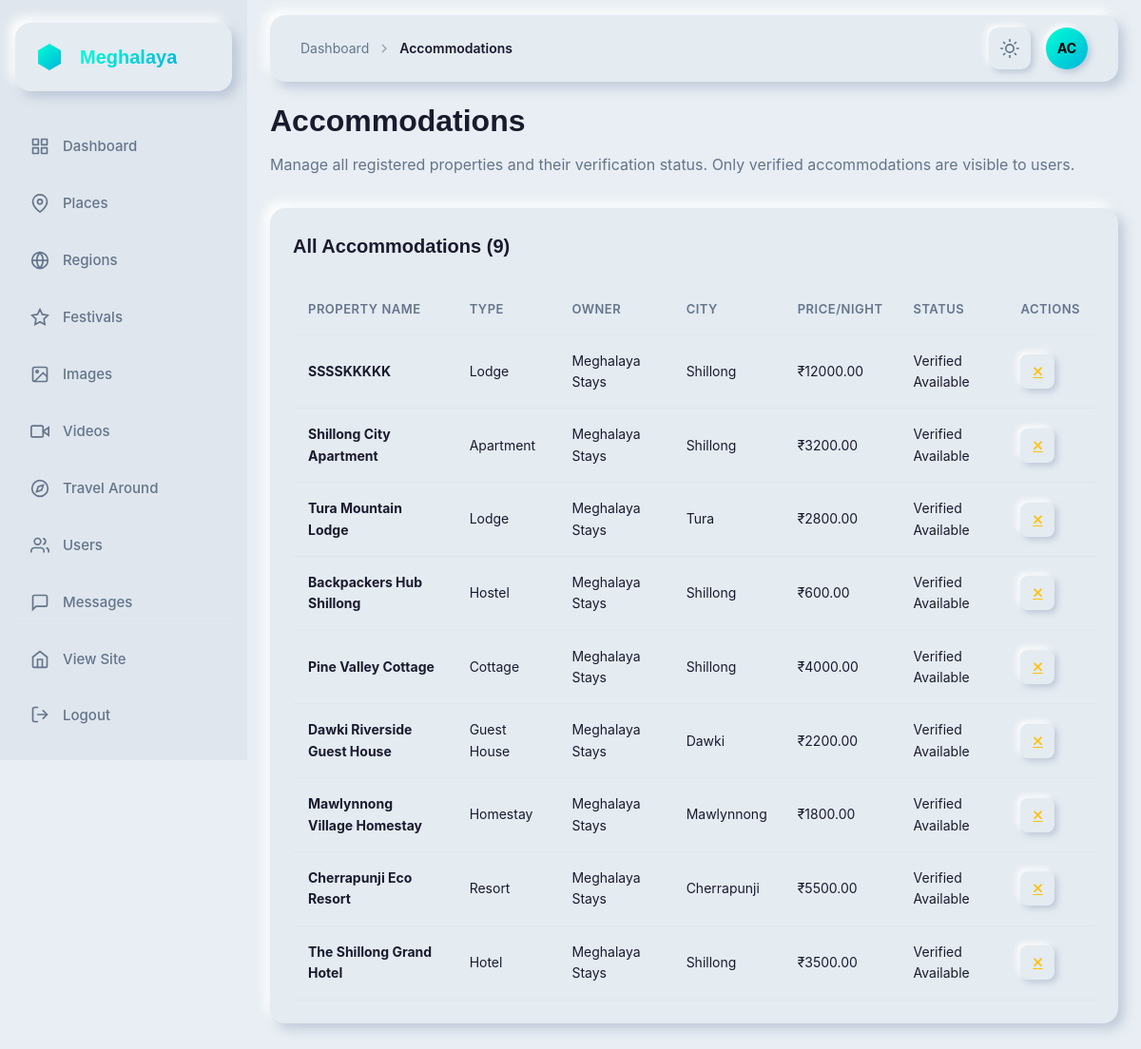
Screenshot of /dashboard/accommodations/ (signed in) with the database file from the repository.
### app/models.py (models this page shows, shortened)
class Accommodation(models.Model):
    ACCOMMODATION_TYPES = [
        ('hotel', 'Hotel'),
        ('hostel', 'Hostel'),
        ('guest_house', 'Guest House'),
        ('homestay', 'Homestay'),
        ('resort', 'Resort'),
        ('lodge', 'Lodge'),
        ('cottage', 'Cottage'),
        ('apartment', 'Apartment'),
    ]
    ROOM_TYPES = [
        ('single', 'Single Room'),
        ('double', 'Double Room'),
        ('twin', 'Twin Room'),
        ('triple', 'Triple Room'),
        ('quad', 'Quad Room'),
        ('dormitory', 'Dormitory'),
        ('suite', 'Suite'),
        ('deluxe', 'Deluxe Room'),
        ('family', 'Family Room'),
    ]
    owner = models.ForeignKey(AccommodationOwner, on_delete=models.CASCADE, related_name='accommodations')
    accommodation_type = models.CharField(max_length=20, choices=ACCOMMODATION_TYPES)
    name = models.CharField(max_length=200, help_text='Name of the property')
    room_type = models.CharField(max_length=20, choices=ROOM_TYPES, default='double')
    address = models.TextField()
    city = models.CharField(max_length=100, default='Shillong')
    landmark = models.CharField(max_length=200, blank=True, null=True)
    google_maps_link = models.URLField(blank=True, null=True)
    total_rooms = models.PositiveIntegerField(default=1)
    available_rooms = models.PositiveIntegerField(default=1)
    max_guests_per_room = models.PositiveIntegerField(default=2)
    bed_count = models.PositiveIntegerField(default=1)
    bathroom_attached = models.BooleanField(default=True)
    wifi_available = models.BooleanField(default=False)
    ac_available = models.BooleanField(default=False)
    tv_available = models.BooleanField(default=False)
    parking_available = models.BooleanField(default=False)
    restaurant_available = models.BooleanField(default=False)
    room_service = models.BooleanField(default=False)
    laundry_service = models.BooleanField(default=False)
    hot_water = models.BooleanField(default=True)
    power_backup = models.BooleanField(default=False)
    cctv = models.BooleanField(default=False)
    price_per_night = models.DecimalField(max_digits=10, decimal_places=2)
    extra_person_charge = models.DecimalField(max_digits=10, decimal_places=2, default=0)
    photo_1 = models.ImageField(upload_to='accommodations/')
    photo_2 = models.ImageField(upload_to='accommodations/', blank=True, null=True)
    photo_3 = models.ImageField(upload_to='accommodations/', blank=True, null=True)
    photo_4 = models.ImageField(upload_to='accommodations/', blank=True, null=True)
    photo_5 = models.ImageField(upload_to='accommodations/', blank=True, null=True)
    description = models.TextField(blank=True, null=True)
    house_rules = models.TextField(blank=True, null=True, help_text='Check-in/out times, pet policy, etc.')
    cancellation_policy = models.TextField(blank=True, null=True)
    is_available = models.BooleanField(default=True)
    is_verified = models.BooleanField(default=False)
    is_featured = models.BooleanField(default=False)
    rating = models.DecimalField(max_digits=3, decimal_places=2, default=0)
    total_reviews = models.PositiveIntegerField(default=0)
    created_at = models.DateTimeField(auto_now_add=True)
    updated_at = models.DateTimeField(auto_now=True)
    class Meta:
        ordering = ['-created_at']

class AccommodationOwner(models.Model):
    user = models.OneToOneField(User, on_delete=models.CASCADE, related_name='accommodation_owner_profile')
    business_name = models.CharField(max_length=200)
    owner_name = models.CharField(max_length=100)
    phone = models.CharField(max_length=15)
    alternate_phone = models.CharField(max_length=15, blank=True, null=True)
    email = models.EmailField()
    address = models.TextField()
    city = models.CharField(max_length=100, default='Shillong')
    profile_photo = models.ImageField(upload_to='accommodation_owners/', blank=True, null=True)
    id_proof = models.ImageField(upload_to='accommodation_owners/id_proofs/', blank=True, null=True)
    is_verified = models.BooleanField(default=False)
    is_active = models.BooleanField(default=True)
    upi_id = models.CharField(max_length=100, blank=True, null=True, help_text='UPI ID for payments')
    qr_code = models.ImageField(upload_to='accommodation_owners/qr_codes/', blank=True, null=True, help_text='Payment QR Code')
    created_at = models.DateTimeField(auto_now_add=True)
    updated_at = models.DateTimeField(auto_now=True)
    class Meta:
        ordering = ['-created_at']

### app/dashboard_views.py (the view)
# urls.py: path('accommodations/', dashboard_views.dashboard_accommodations, name='dashboard_accommodations'),
@login_required
@user_passes_test(is_staff_or_superuser)
def dashboard_accommodations(request):
    accommodations = Accommodation.objects.all().select_related('owner').order_by('-created_at')
    return render(request, 'dashboard/accommodations_list.html', {'accommodations': accommodations})

### templates/dashboard/accommodations_list.html (shortened to what this page needs)
{% extends 'dashboard/base.html' %}
{% block breadcrumb %}
<svg class="breadcrumb-separator" width="16" height="16" viewBox="0 0 24 24" fill="none" stroke="currentColor" stroke-width="2">
    <polyline points="9 18 15 12 9 6"></polyline>
</svg>
<span class="breadcrumb-current">Accommodations</span>
{% endblock %}
{% block content %}
<div class="title-section cascade-in">
    <h1 class="page-title">Accommodations</h1>
    <p class="page-subtitle">Manage all registered properties and their verification status. Only verified accommodations are visible to users.</p>
</div>
<div class="card nm-flat cascade-in">
    <div class="card-header">
        <h2 class="card-title">All Accommodations ({{ accommodations.count }})</h2>
    </div>
    <div class="table-container">
        <table class="data-table">
            <thead>
                <tr>
                    <th>Property Name</th>
                    <th>Type</th>
                    <th>Owner</th>
                    <th>City</th>
                    <th>Price/Night</th>
                    <th>Status</th>
                    <th>Actions</th>
                </tr>
            </thead>
            <tbody>
                {% for acc in accommodations %}
                <tr>
                    <td><strong>{{ acc.name }}</strong></td>
                    <td>{{ acc.get_accommodation_type_display }}</td>
                    <td>{{ acc.owner.business_name }}</td>
                    <td>{{ acc.city }}</td>
                    <td>₹{{ acc.price_per_night }}</td>
                    <td>
                        {% if acc.is_verified %}
                        <span class="status-badge status-success">Verified</span>
                        {% else %}
                        <span class="status-badge status-warning">Pending Verification</span>
                        {% endif %}
                        {% if acc.is_available %}
                        <span class="status-badge status-info">Available</span>
                        {% else %}
                        <span class="status-badge status-danger">Unavailable</span>
                        {% endif %}
                    </td>
                    <td>
                        <div class="table-actions">
                            {% if not acc.is_verified %}
                            <a href="{% url 'dashboard_accommodation_verify' acc.pk %}?action=verify" class="action-btn nm-button" title="Verify - Make visible to users" style="color: #28a745;">
                                <i class="fas fa-check"></i>
                            </a>
                            {% else %}
                            <a href="{% url 'dashboard_accommodation_verify' acc.pk %}?action=unverify" class="action-btn nm-button" title="Unverify - Hide from users" style="color: #ffc107;">
                                <i class="fas fa-times"></i>
                            </a>
                            {% endif %}
                        </div>
                    </td>
                </tr>
                {% empty %}
                <tr>
                    <td colspan="7" style="text-align: center; color: var(--text-muted);">No accommodations registered yet</td>
                </tr>
                {% endfor %}
            </tbody>
        </table>
    </div>
</div>
{% endblock %}

### templates/dashboard/base.html (shortened to what this page needs)
{% load static %}
<!DOCTYPE html>
<html lang="en">
<head>
    <link href="https://api.fontshare.com/v2/css?f[]=general-sans@600,700&f[]=satoshi@400,500&display=swap" rel="stylesheet">
    <link rel="stylesheet" href="{% static 'css/dashboard.css' %}">
    <link rel="stylesheet" href="https://cdnjs.cloudflare.com/ajax/libs/font-awesome/6.4.0/css/all.min.css">
</head>
<body>
    <aside class="sidebar">
        <div class="sidebar-inner">
            <div class="logo-container nm-flat">
                <div class="logo-icon">
                </div>
                <span class="logo-text">Meghalaya</span>
            </div>
            <nav class="sidebar-nav">
                <a href="{% url 'dashboard_home' %}" class="sidebar-link {% if request.resolver_match.url_name == 'dashboard_home' %}active{% endif %}">
                    <div class="sidebar-link-icon">
                    </div>
                    <span>Dashboard</span>
                </a>
                <a href="{% url 'dashboard_places' %}" class="sidebar-link {% if 'places' in request.resolver_match.url_name %}active{% endif %}">
                    <div class="sidebar-link-icon">
                        <svg width="20" height="20" viewBox="0 0 24 24" fill="none" stroke="currentColor" stroke-width="2">
                            <path d="M21 10c0 7-9 13-9 13s-9-6-9-13a9 9 0 0 1 18 0z"></path>
                            <circle cx="12" cy="10" r="3"></circle>
                        </svg>
                    </div>
                    <span>Places</span>
                </a>
                <a href="{% url 'dashboard_regions' %}" class="sidebar-link {% if 'regions' in request.resolver_match.url_name %}active{% endif %}">
                    <div class="sidebar-link-icon">
                        <svg width="20" height="20" viewBox="0 0 24 24" fill="none" stroke="currentColor" stroke-width="2">
                            <circle cx="12" cy="12" r="10"></circle>
                            <line x1="2" y1="12" x2="22" y2="12"></line>
                            <path d="M12 2a15.3 15.3 0 0 1 4 10 15.3 15.3 0 0 1-4 10 15.3 15.3 0 0 1-4-10 15.3 15.3 0 0 1 4-10z"></path>
                        </svg>
                    </div>
                    <span>Regions</span>
                </a>
                <a href="{% url 'dashboard_festivals' %}" class="sidebar-link {% if 'festivals' in request.resolver_match.url_name %}active{% endif %}">
                    <div class="sidebar-link-icon">
                        <svg width="20" height="20" viewBox="0 0 24 24" fill="none" stroke="currentColor" stroke-width="2">
                            <polygon points="12 2 15.09 8.26 22 9.27 17 14.14 18.18 21.02 12 17.77 5.82 21.02 7 14.14 2 9.27 8.91 8.26 12 2"></polygon>
                        </svg>
                    </div>
                    <span>Festivals</span>
                </a>
                <a href="{% url 'dashboard_images' %}" class="sidebar-link {% if 'images' in request.resolver_match.url_name %}active{% endif %}">
                    <div class="sidebar-link-icon">
                        <svg width="20" height="20" viewBox="0 0 24 24" fill="none" stroke="currentColor" stroke-width="2">
                            <rect x="3" y="3" width="18" height="18" rx="2" ry="2"></rect>
                            <circle cx="8.5" cy="8.5" r="1.5"></circle>
                            <polyline points="21 15 16 10 5 21"></polyline>
                        </svg>
                    </div>
                    <span>Images</span>
                </a>
                <a href="{% url 'dashboard_videos' %}" class="sidebar-link {% if 'videos' in request.resolver_match.url_name %}active{% endif %}">
                    <div class="sidebar-link-icon">
                        <svg width="20" height="20" viewBox="0 0 24 24" fill="none" stroke="currentColor" stroke-width="2">
                            <polygon points="23 7 16 12 23 17 23 7"></polygon>
                            <rect x="1" y="5" width="15" height="14" rx="2" ry="2"></rect>
                        </svg>
                    </div>
                    <span>Videos</span>
                </a>
                <a href="{% url 'dashboard_travel' %}" class="sidebar-link {% if 'travel' in request.resolver_match.url_name %}active{% endif %}">
                    <div class="sidebar-link-icon">
                        <svg width="20" height="20" viewBox="0 0 24 24" fill="none" stroke="currentColor" stroke-width="2">
                            <circle cx="12" cy="12" r="10"></circle>
                            <polygon points="16.24 7.76 14.12 14.12 7.76 16.24 9.88 9.88 16.24 7.76"></polygon>
                        </svg>
                    </div>
                    <span>Travel Around</span>
                </a>
                <a href="{% url 'dashboard_users' %}" class="sidebar-link {% if 'users' in request.resolver_match.url_name %}active{% endif %}">
                    <div class="sidebar-link-icon">
                        <svg width="20" height="20" viewBox="0 0 24 24" fill="none" stroke="currentColor" stroke-width="2">
                            <path d="M17 21v-2a4 4 0 0 0-4-4H5a4 4 0 0 0-4 4v2"></path>
                            <circle cx="9" cy="7" r="4"></circle>
                            <path d="M23 21v-2a4 4 0 0 0-3-3.87"></path>
                            <path d="M16 3.13a4 4 0 0 1 0 7.75"></path>
                        </svg>
                    </div>
                    <span>Users</span>
                </a>
                <a href="{% url 'dashboard_messages' %}" class="sidebar-link {% if 'message' in request.resolver_match.url_name %}active{% endif %}">
                    <div class="sidebar-link-icon">
                        <svg width="20" height="20" viewBox="0 0 24 24" fill="none" stroke="currentColor" stroke-width="2">
                            <path d="M21 15a2 2 0 0 1-2 2H7l-4 4V5a2 2 0 0 1 2-2h14a2 2 0 0 1 2 2z"></path>
                        </svg>
                    </div>
                    <span>Messages</span>
                </a>
            </nav>
            <div class="sidebar-footer">
                <a href="{% url 'home' %}" class="sidebar-link">
                    <div class="sidebar-link-icon">
                        <svg width="20" height="20" viewBox="0 0 24 24" fill="none" stroke="currentColor" stroke-width="2">
                            <path d="M3 9l9-7 9 7v11a2 2 0 0 1-2 2H5a2 2 0 0 1-2-2z"></path>
                            <polyline points="9 22 9 12 15 12 15 22"></polyline>
                        </svg>
                    </div>
                    <span>View Site</span>
                </a>
                <form method="post" action="{% url 'logout' %}" class="sidebar-logout-form">
                    <button type="submit" class="sidebar-link logout-btn">
                        <div class="sidebar-link-icon">
                            <svg width="20" height="20" viewBox="0 0 24 24" fill="none" stroke="currentColor" stroke-width="2" stroke-linecap="round" stroke-linejoin="round">
                                <path d="M9 21H5a2 2 0 0 1-2-2V5a2 2 0 0 1 2-2h4"></path>
                                <polyline points="16 17 21 12 16 7"></polyline>
                                <line x1="21" y1="12" x2="9" y2="12"></line>
                            </svg>
                        </div>
                        <span>Logout</span>
                    </button>
                </form>
            </div>
        </div>
    </aside>
    <main class="main-content">
        <header class="header nm-flat">
            <div class="header-left">
                <nav class="breadcrumb">
                    <a href="{% url 'dashboard_home' %}" class="breadcrumb-link">Dashboard</a>
                    {% block breadcrumb %}{% endblock %}
                </nav>
            </div>
            <div class="header-right">
                <button class="header-btn nm-button theme-toggle" aria-label="Toggle theme" id="themeToggle">
                </button>
                <div class="profile-avatar">
                    <span class="avatar-text">{{ user.username|slice:":2"|upper }}</span>
                </div>
            </div>
        </header>
        <div class="content-wrapper">
            {% block content %}{% endblock %}
        </div>
    </main>
</body>
</html>

### rows the page displays
Accommodation: name "SSSSKKKKK", accommodation_type "Lodge", owner.business_name "Meghalaya Stays", city "Shillong", price_per_night "12000.00", is_verified "Verified", is_available "Available"
Accommodation: name "Shillong City Apartment", accommodation_type "Apartment", owner.business_name "Meghalaya Stays", city "Shillong", price_per_night "3200.00", is_verified "Verified", is_available "Available"
Accommodation: name "Tura Mountain Lodge", accommodation_type "Lodge", owner.business_name "Meghalaya Stays", city "Tura", price_per_night "2800.00", is_verified "Verified", is_available "Available"
Accommodation: name "Backpackers Hub Shillong", accommodation_type "Hostel", owner.business_name "Meghalaya Stays", city "Shillong", price_per_night "600.00", is_verified "Verified", is_available "Available"
Accommodation: name "Pine Valley Cottage", accommodation_type "Cottage", owner.business_name "Meghalaya Stays", city "Shillong", price_per_night "4000.00", is_verified "Verified", is_available "Available"
Accommodation: name "Dawki Riverside Guest House", accommodation_type "Guest House", owner.business_name "Meghalaya Stays", city "Dawki", price_per_night "2200.00", is_verified "Verified", is_available "Available"
Accommodation: name "Mawlynnong Village Homestay", accommodation_type "Homestay", owner.business_name "Meghalaya Stays", city "Mawlynnong", price_per_night "1800.00", is_verified "Verified", is_available "Available"
Accommodation: name "Cherrapunji Eco Resort", accommodation_type "Resort", owner.business_name "Meghalaya Stays", city "Cherrapunji", price_per_night "5500.00", is_verified "Verified", is_available "Available"
Accommodation: name "The Shillong Grand Hotel", accommodation_type "Hotel", owner.business_name "Meghalaya Stays", city "Shillong", price_per_night "3500.00", is_verified "Verified", is_available "Available"

### other values shown
{{ user.username|slice:":2"|upper }} "AC"
{{ accommodations.count }} "9"
